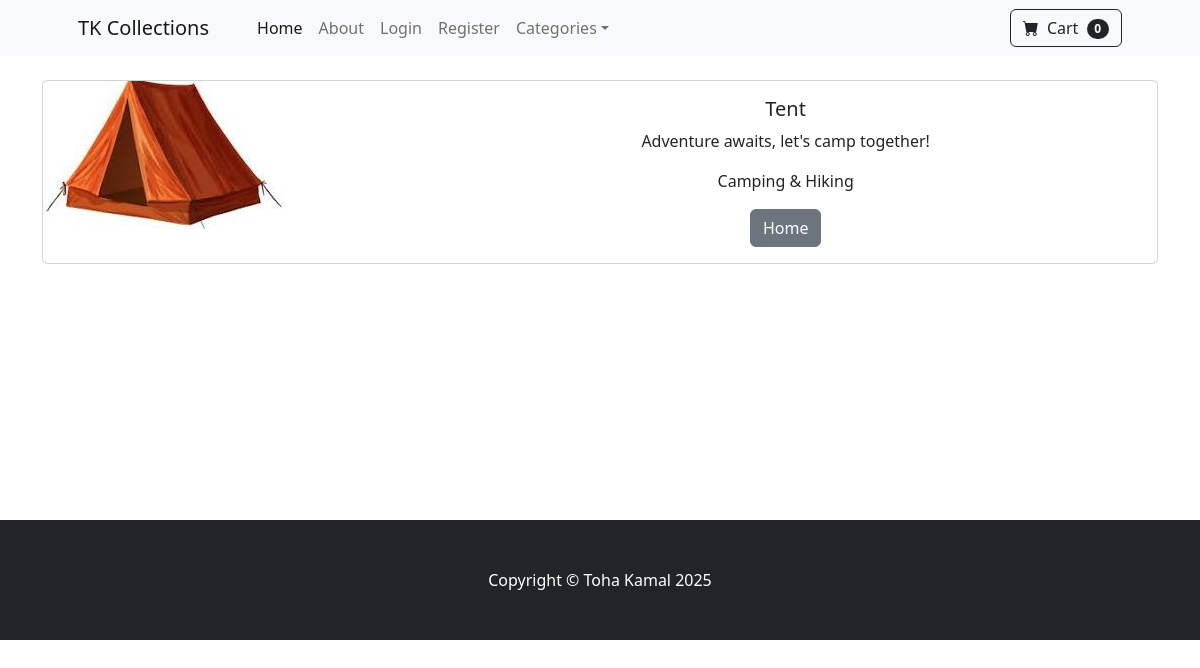
The app's page /product/4 with its own data.
### store/models.py (models this page shows, shortened)
class Product(models.Model):
    name = models.CharField(max_length=100)
    price = models.DecimalField(default=0, decimal_places=2, max_digits=10)
    category = models.ForeignKey(Category, on_delete=models.CASCADE, default=1)
    description = models.CharField(max_length=250, default="", blank=True, null=True)
    image = models.ImageField(upload_to='uploads/product/')
    is_sale = models.BooleanField(default=False)
    sale_price = models.DecimalField(default=0, decimal_places=2, max_digits=10)

class Category(models.Model):
    name = models.CharField(max_length=100)
    def __str__(self):
        return self.name
    class Meta:
        verbose_name_plural = "Categories"

### store/views.py (the view)
# urls.py: path('product/<int:pk>', views.product, name='product'),
def product(request,pk):
    product = Product.objects.get(id=pk)
    return render(request,'product.html',{'product':product})

### store/templates/product.html
{% extends 'base.html' %}
{% load static %}
{% block content %}
<div class="container ">
<br/>
    <div class="card mb-3" >
  <div class="row g-0">
    <div class="col-md-4">
      <img src="{{ product.image.url }}" class="img-fluid rounded-start" alt="...">
    </div>
    <div class="col-md-8">
      <div class="card-body">
          <center>
        <h5 class="card-title">{{ product.name }}</h5>
        <p class="card-text">{{ product.description }}</p>
        <p class="card-text">{{ product.category }}</p>
              <a href="{% url 'home' %}" class="btn btn-secondary">Home</a>
          </center>
      </div>
    </div>
  </div>
</div>
</div>
<br/><br/><br/><br/><br/><br/><br/><br/>
{% endblock %}

### records on screen
Product: image (picture), name "Tent", description "Adventure awaits, let's camp together!", category "Camping & Hiking"
